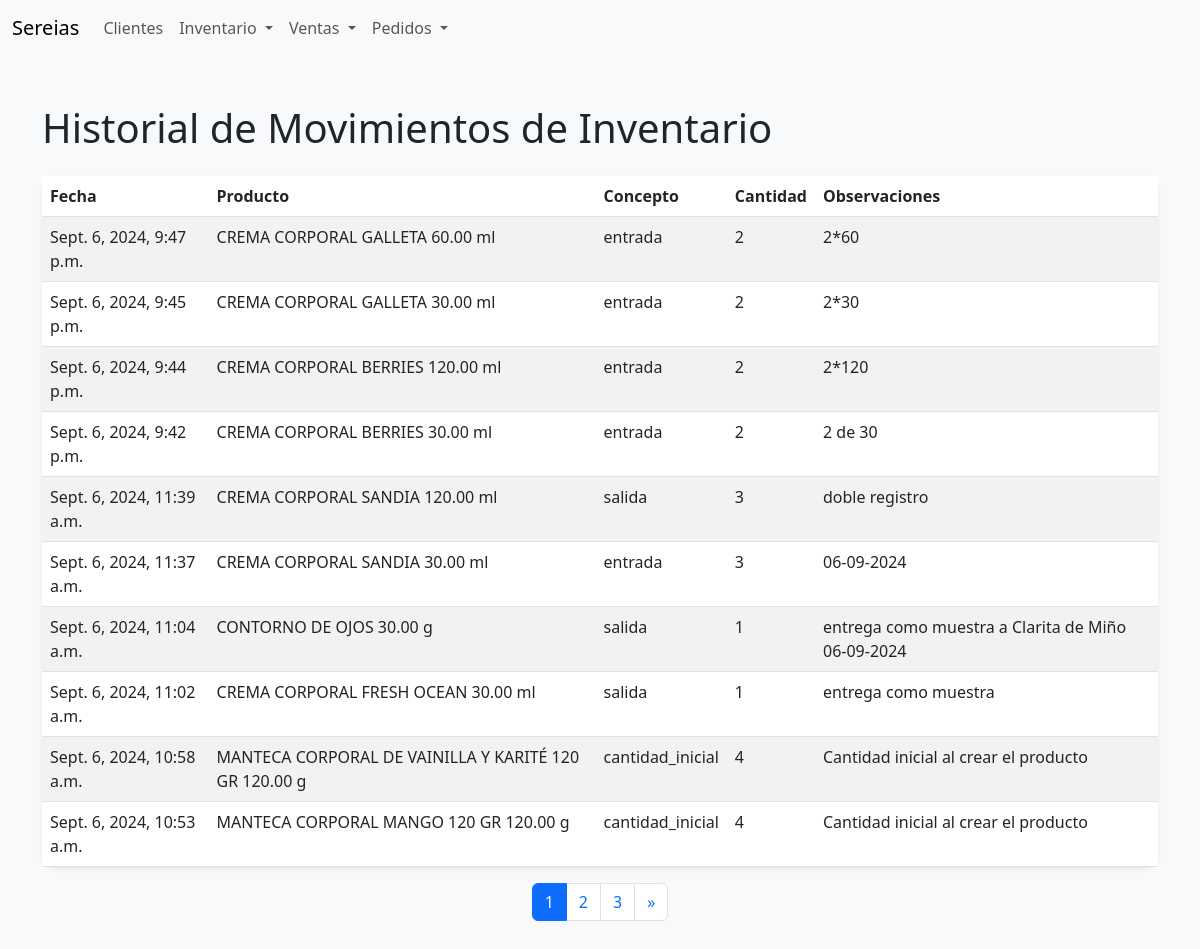
Page /inventario/historial/ on the earlier database version.
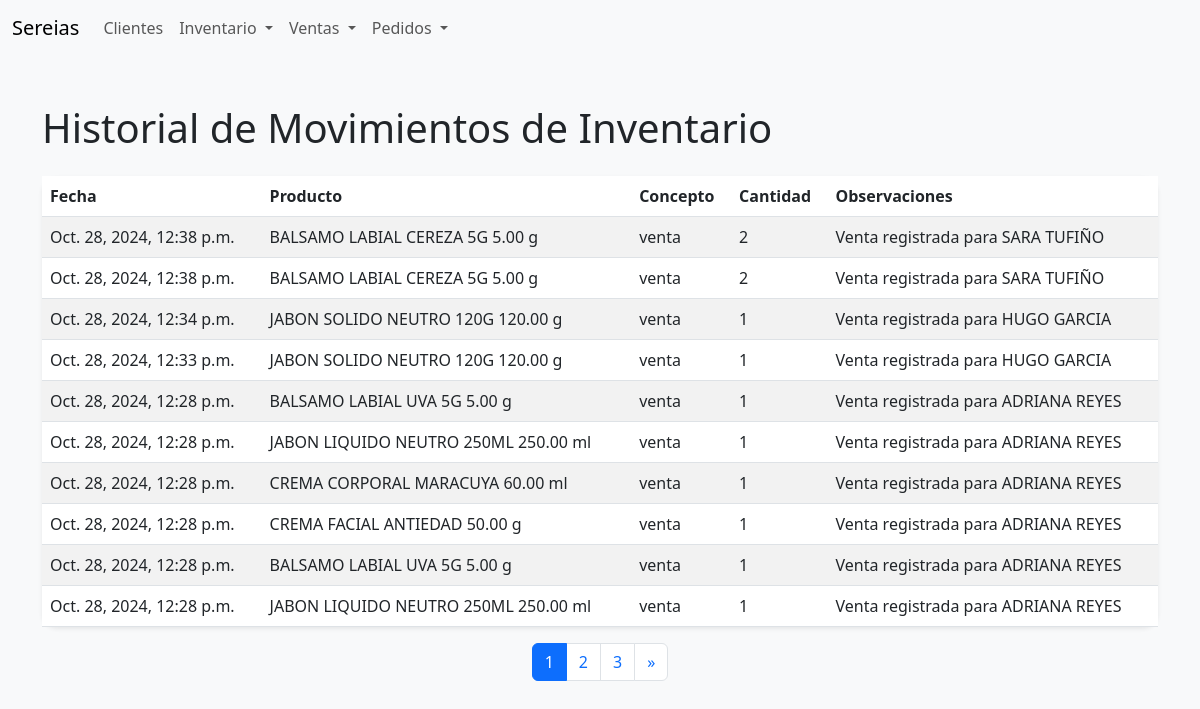
Same page on the later database version.
### inventory/models.py (models this page shows, shortened)
class MovimientoInventario(models.Model):
    CONCEPTOS = [
        ('entrada', 'Entrada'),
        ('salida', 'Salida'),
        ('cantidad_inicial', 'Cantidad Inicial'),
        ('venta', 'Venta'),
        ('devolución', 'Devolución'),
        ('ajuste', 'Ajuste'),
        ('otro', 'Otro'),
    ]
    producto = models.ForeignKey(Producto, on_delete=models.CASCADE)
    concepto = models.CharField(max_length=20, choices=CONCEPTOS)
    cantidad = models.PositiveIntegerField()
    fecha = models.DateTimeField(auto_now_add=True)
    observaciones = models.TextField(null=True, blank=True)

class Producto(models.Model):
    UNIDADES = [
        ('g', 'Gramos'),
        ('ml', 'Mililitros'),
        ('unidad', 'Unidades'),
    ]
    CATEGORIAS = [
        ('Jabón Líquido', 'Jabón Líquido'),
        ('Jabón Sólido', 'Jabón Sólido'),
        ('Exfoliante', 'Exfoliante'),
        ('Body Lotion', 'Body Lotion'),
        ('Chapstick', 'Chapstick'),
        ('Crema Facial', 'Crema Facial'),
        ('Manteca Corporal', 'Manteca Corporal'),
        ('Toallas', 'Toallas'),
        ('Especiarías', 'Especiarías'),
        ('Suculentas', 'Suculentas'),
        ('Velas', 'Velas'),
        ('Hinode-Otros', 'Hinode-Otros'),
    ]
    codigo = models.CharField(max_length=20, unique=True)
    categoria = models.CharField(max_length=50, choices=CATEGORIAS)
    nombre = models.CharField(max_length=100)
    presentacion = models.DecimalField(max_digits=10, decimal_places=2)
    unidad = models.CharField(max_length=10, choices=UNIDADES)
    cantidad = models.PositiveIntegerField()
    costo_unitario = models.DecimalField(max_digits=10, decimal_places=2)
    total_costo = models.DecimalField(max_digits=10, decimal_places=2, editable=False)
    precio_unitario = models.DecimalField(max_digits=10, decimal_places=2)
    total_precio = models.DecimalField(max_digits=10, decimal_places=2, editable=False)
    utilidad_operativa = models.DecimalField(max_digits=10, decimal_places=2, editable=False)
    utilidad_unitaria = models.DecimalField(max_digits=10, decimal_places=2, editable=False)
    rentabilidad = models.DecimalField(max_digits=5, decimal_places=2, editable=False)

### inventory/views.py (the view)
# urls.py: path('historial/', views.historial_movimientos, name='historial_movimientos'),
def historial_movimientos(request):
    movimientos_list = MovimientoInventario.objects.all().order_by('-fecha')
    paginator = Paginator(movimientos_list, 10)  # 10 registros por página
    page_number = request.GET.get('page')
    movimientos = paginator.get_page(page_number)
    return render(request, 'inventory/historial_movimientos.html', {'movimientos': movimientos})

### inventory/templates/inventory/historial_movimientos.html (shortened to what this page needs)
{% extends 'inventory/base.html' %}
{% block content %}
<h1 class="mb-4">Historial de Movimientos de Inventario</h1>
<table class="table table-striped shadow-sm rounded-border">
    <thead>
        <tr>
            <th>Fecha</th>
            <th>Producto</th>
            <th>Concepto</th>
            <th>Cantidad</th>
            <th>Observaciones</th>
        </tr>
    </thead>
    <tbody>
        {% for movimiento in movimientos %}
        <tr>
            <td>{{ movimiento.fecha }}</td>
            <td>{{ movimiento.producto.nombre }} {{movimiento.producto.presentacion}} {{movimiento.producto.unidad}}</td>
            <td>{{ movimiento.concepto }}</td>
            <td>{{ movimiento.cantidad }}</td>
            <td>{{ movimiento.observaciones }}</td>
        </tr>
        {% empty %}
        <tr>
            <td colspan="5" class="text-center">No hay movimientos registrados.</td>
        </tr>
        {% endfor %}
    </tbody>
</table>
{% if movimientos.has_other_pages %}
<nav aria-label="Page navigation">
  <ul class="pagination justify-content-center">
    {% for num in movimientos.paginator.page_range %}
      {% if movimientos.number == num %}
        <li class="page-item active"><a class="page-link">{{ num }}</a></li>
      {% elif num > movimientos.number|add:'-3' and num < movimientos.number|add:'3' %}
        <li class="page-item"><a class="page-link" href="?page={{ num }}">{{ num }}</a></li>
      {% endif %}
    {% endfor %}
    {% if movimientos.has_next %}
    <li class="page-item">
      <a class="page-link" href="?page={{ movimientos.next_page_number }}" aria-label="Next">
        <span aria-hidden="true">&raquo;</span>
      </a>
    </li>
    {% endif %}
  </ul>
</nav>
{% endif %}
{% endblock %}

Differences in the rows shown:
no longer on this page (row unchanged): MovimientoInventario: fecha "Sept. 6, 2024, 9:47 p.m.", producto.nombre "CREMA CORPORAL GALLETA", producto.presentacion "60.00", producto.unidad "ml", concepto "entrada", cantidad "2", observaciones "2*60"
no longer on this page (row unchanged): MovimientoInventario: fecha "Sept. 6, 2024, 9:45 p.m.", producto.nombre "CREMA CORPORAL GALLETA", producto.presentacion "30.00", producto.unidad "ml", concepto "entrada", cantidad "2", observaciones "2*30"
no longer on this page (row unchanged): MovimientoInventario: fecha "Sept. 6, 2024, 9:44 p.m.", producto.nombre "CREMA CORPORAL BERRIES", producto.presentacion "120.00", producto.unidad "ml", concepto "entrada", cantidad "2", observaciones "2*120"
no longer on this page (row unchanged): MovimientoInventario: fecha "Sept. 6, 2024, 9:42 p.m.", producto.nombre "CREMA CORPORAL BERRIES", producto.presentacion "30.00", producto.unidad "ml", concepto "entrada", cantidad "2", observaciones "2 de 30"
no longer on this page (row unchanged): MovimientoInventario: fecha "Sept. 6, 2024, 11:39 a.m.", producto.nombre "CREMA CORPORAL SANDIA", producto.presentacion "120.00", producto.unidad "ml", concepto "salida", cantidad "3", observaciones "doble registro"
no longer on this page (row unchanged): MovimientoInventario: fecha "Sept. 6, 2024, 11:37 a.m.", producto.nombre "CREMA CORPORAL SANDIA", producto.presentacion "30.00", producto.unidad "ml", concepto "entrada", cantidad "3", observaciones "06-09-2024"
no longer on this page (row unchanged): MovimientoInventario: fecha "Sept. 6, 2024, 11:04 a.m.", producto.nombre "CONTORNO DE OJOS", producto.presentacion "30.00", producto.unidad "g", concepto "salida", cantidad "1", observaciones "entrega como muestra a Clarita de Miño 06-09-2024"
no longer on this page (row unchanged): MovimientoInventario: fecha "Sept. 6, 2024, 11:02 a.m.", producto.nombre "CREMA CORPORAL FRESH OCEAN", producto.presentacion "30.00", producto.unidad "ml", concepto "salida", cantidad "1", observaciones "entrega como muestra"
no longer on this page (row unchanged): MovimientoInventario: fecha "Sept. 6, 2024, 10:58 a.m.", producto.nombre "MANTECA CORPORAL DE VAINILLA Y KARITÉ 120 GR", producto.presentacion "120.00", producto.unidad "g", concepto "cantidad_inicial", cantidad "4", observaciones "Cantidad inicial al crear el producto"
no longer on this page (row unchanged): MovimientoInventario: fecha "Sept. 6, 2024, 10:53 a.m.", producto.nombre "MANTECA CORPORAL MANGO 120 GR", producto.presentacion "120.00", producto.unidad "g", concepto "cantidad_inicial", cantidad "4", observaciones "Cantidad inicial al crear el producto"
added MovimientoInventario: fecha "Oct. 28, 2024, 12:38 p.m.", producto.nombre "BALSAMO LABIAL CEREZA 5G", producto.presentacion "5.00", producto.unidad "g", concepto "venta", cantidad "2", observaciones "Venta registrada para SARA TUFIÑO"
added MovimientoInventario: fecha "Oct. 28, 2024, 12:38 p.m.", producto.nombre "BALSAMO LABIAL CEREZA 5G", producto.presentacion "5.00", producto.unidad "g", concepto "venta", cantidad "2", observaciones "Venta registrada para SARA TUFIÑO"
added MovimientoInventario: fecha "Oct. 28, 2024, 12:34 p.m.", producto.nombre "JABON SOLIDO NEUTRO 120G", producto.presentacion "120.00", producto.unidad "g", concepto "venta", cantidad "1", observaciones "Venta registrada para HUGO GARCIA"
added MovimientoInventario: fecha "Oct. 28, 2024, 12:33 p.m.", producto.nombre "JABON SOLIDO NEUTRO 120G", producto.presentacion "120.00", producto.unidad "g", concepto "venta", cantidad "1", observaciones "Venta registrada para HUGO GARCIA"
added MovimientoInventario: fecha "Oct. 28, 2024, 12:28 p.m.", producto.nombre "BALSAMO LABIAL UVA 5G", producto.presentacion "5.00", producto.unidad "g", concepto "venta", cantidad "1", observaciones "Venta registrada para ADRIANA REYES"
added MovimientoInventario: fecha "Oct. 28, 2024, 12:28 p.m.", producto.nombre "JABON LIQUIDO NEUTRO 250ML", producto.presentacion "250.00", producto.unidad "ml", concepto "venta", cantidad "1", observaciones "Venta registrada para ADRIANA REYES"
added MovimientoInventario: fecha "Oct. 28, 2024, 12:28 p.m.", producto.nombre "CREMA CORPORAL MARACUYA", producto.presentacion "60.00", producto.unidad "ml", concepto "venta", cantidad "1", observaciones "Venta registrada para ADRIANA REYES"
added MovimientoInventario: fecha "Oct. 28, 2024, 12:28 p.m.", producto.nombre "CREMA FACIAL ANTIEDAD", producto.presentacion "50.00", producto.unidad "g", concepto "venta", cantidad "1", observaciones "Venta registrada para ADRIANA REYES"
added MovimientoInventario: fecha "Oct. 28, 2024, 12:28 p.m.", producto.nombre "BALSAMO LABIAL UVA 5G", producto.presentacion "5.00", producto.unidad "g", concepto "venta", cantidad "1", observaciones "Venta registrada para ADRIANA REYES"
added MovimientoInventario: fecha "Oct. 28, 2024, 12:28 p.m.", producto.nombre "JABON LIQUIDO NEUTRO 250ML", producto.presentacion "250.00", producto.unidad "ml", concepto "venta", cantidad "1", observaciones "Venta registrada para ADRIANA REYES"
